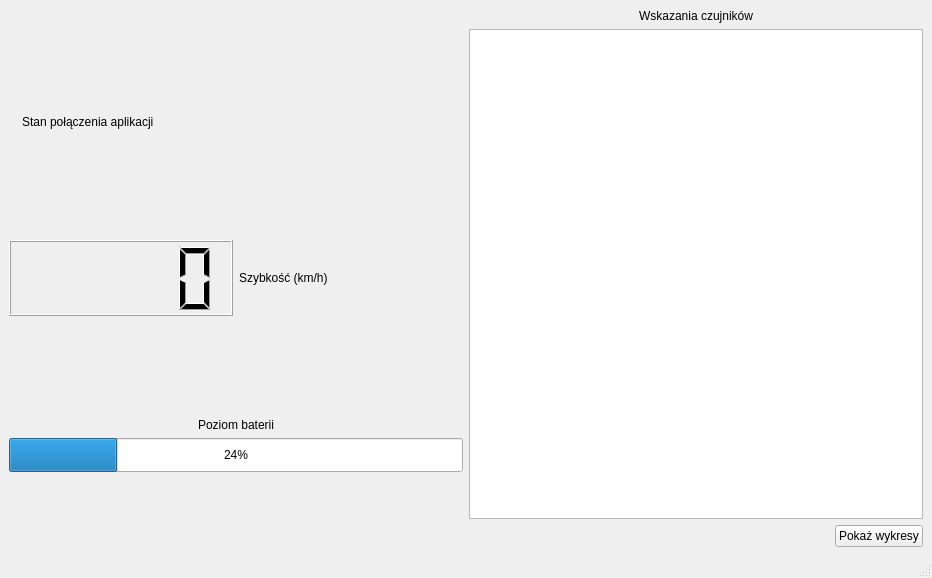
<?xml version="1.0" encoding="UTF-8"?>
<ui version="4.0">
 <class>MainWindow</class>
 <widget class="QMainWindow" name="MainWindow">
  <property name="geometry">
   <rect>
    <x>0</x>
    <y>0</y>
    <width>932</width>
    <height>578</height>
   </rect>
  </property>
  <property name="windowTitle">
   <string>Okno główne aplikacji</string>
  </property>
  <widget class="QWidget" name="centralwidget">
   <layout class="QGridLayout" name="gridLayout_2">
    <item row="0" column="0">
     <layout class="QVBoxLayout" name="verticalLayout_2">
      <item>
       <spacer name="verticalSpacer_4">
        <property name="orientation">
         <enum>Qt::Vertical</enum>
        </property>
        <property name="sizeHint" stdset="0">
         <size>
          <width>20</width>
          <height>40</height>
         </size>
        </property>
       </spacer>
      </item>
      <item>
       <layout class="QHBoxLayout" name="horizontalLayout">
        <item>
         <widget class="QLabel" name="led">
          <property name="sizePolicy">
           <sizepolicy hsizetype="Fixed" vsizetype="Fixed">
            <horstretch>0</horstretch>
            <verstretch>0</verstretch>
           </sizepolicy>
          </property>
          <property name="autoFillBackground">
           <bool>true</bool>
          </property>
          <property name="text">
           <string/>
          </property>
          <property name="pixmap">
           <pixmap resource="../res.qrc">:/img/led_red.png</pixmap>
          </property>
          <property name="scaledContents">
           <bool>true</bool>
          </property>
          <property name="alignment">
           <set>Qt::AlignRight|Qt::AlignTrailing|Qt::AlignVCenter</set>
          </property>
         </widget>
        </item>
        <item>
         <widget class="QLabel" name="label">
          <property name="sizePolicy">
           <sizepolicy hsizetype="MinimumExpanding" vsizetype="MinimumExpanding">
            <horstretch>0</horstretch>
            <verstretch>0</verstretch>
           </sizepolicy>
          </property>
          <property name="maximumSize">
           <size>
            <width>300</width>
            <height>500</height>
           </size>
          </property>
          <property name="text">
           <string>Stan połączenia aplikacji</string>
          </property>
          <property name="scaledContents">
           <bool>true</bool>
          </property>
          <property name="alignment">
           <set>Qt::AlignLeading|Qt::AlignLeft|Qt::AlignVCenter</set>
          </property>
         </widget>
        </item>
        <item>
         <spacer name="horizontalSpacer_2">
          <property name="orientation">
           <enum>Qt::Horizontal</enum>
          </property>
          <property name="sizeHint" stdset="0">
           <size>
            <width>40</width>
            <height>20</height>
           </size>
          </property>
         </spacer>
        </item>
       </layout>
      </item>
      <item>
       <spacer name="verticalSpacer_3">
        <property name="orientation">
         <enum>Qt::Vertical</enum>
        </property>
        <property name="sizeHint" stdset="0">
         <size>
          <width>20</width>
          <height>40</height>
         </size>
        </property>
       </spacer>
      </item>
      <item>
       <layout class="QHBoxLayout" name="horizontalLayout_2">
        <item>
         <widget class="QLCDNumber" name="lcdNumber">
          <property name="sizePolicy">
           <sizepolicy hsizetype="MinimumExpanding" vsizetype="MinimumExpanding">
            <horstretch>0</horstretch>
            <verstretch>0</verstretch>
           </sizepolicy>
          </property>
          <property name="minimumSize">
           <size>
            <width>100</width>
            <height>0</height>
           </size>
          </property>
          <property name="maximumSize">
           <size>
            <width>16777215</width>
            <height>16777215</height>
           </size>
          </property>
          <property name="segmentStyle">
           <enum>QLCDNumber::Filled</enum>
          </property>
         </widget>
        </item>
        <item>
         <widget class="QLabel" name="label_2">
          <property name="sizePolicy">
           <sizepolicy hsizetype="MinimumExpanding" vsizetype="MinimumExpanding">
            <horstretch>0</horstretch>
            <verstretch>0</verstretch>
           </sizepolicy>
          </property>
          <property name="text">
           <string>Szybkość (km/h)</string>
          </property>
          <property name="scaledContents">
           <bool>true</bool>
          </property>
          <property name="alignment">
           <set>Qt::AlignLeading|Qt::AlignLeft|Qt::AlignVCenter</set>
          </property>
         </widget>
        </item>
       </layout>
      </item>
      <item>
       <spacer name="verticalSpacer_2">
        <property name="orientation">
         <enum>Qt::Vertical</enum>
        </property>
        <property name="sizeHint" stdset="0">
         <size>
          <width>20</width>
          <height>40</height>
         </size>
        </property>
       </spacer>
      </item>
      <item>
       <layout class="QVBoxLayout" name="verticalLayout">
        <item>
         <widget class="QLabel" name="label_3">
          <property name="sizePolicy">
           <sizepolicy hsizetype="MinimumExpanding" vsizetype="MinimumExpanding">
            <horstretch>0</horstretch>
            <verstretch>0</verstretch>
           </sizepolicy>
          </property>
          <property name="text">
           <string>Poziom baterii</string>
          </property>
          <property name="scaledContents">
           <bool>true</bool>
          </property>
          <property name="alignment">
           <set>Qt::AlignBottom|Qt::AlignHCenter</set>
          </property>
         </widget>
        </item>
        <item>
         <widget class="QProgressBar" name="progressBar">
          <property name="sizePolicy">
           <sizepolicy hsizetype="Expanding" vsizetype="MinimumExpanding">
            <horstretch>0</horstretch>
            <verstretch>0</verstretch>
           </sizepolicy>
          </property>
          <property name="value">
           <number>24</number>
          </property>
         </widget>
        </item>
       </layout>
      </item>
      <item>
       <spacer name="verticalSpacer">
        <property name="orientation">
         <enum>Qt::Vertical</enum>
        </property>
        <property name="sizeHint" stdset="0">
         <size>
          <width>20</width>
          <height>40</height>
         </size>
        </property>
       </spacer>
      </item>
     </layout>
    </item>
    <item row="0" column="1">
     <layout class="QGridLayout" name="gridLayout">
      <item row="2" column="1">
       <widget class="QPushButton" name="pushButton">
        <property name="text">
         <string>Pokaż wykresy</string>
        </property>
       </widget>
      </item>
      <item row="2" column="0">
       <spacer name="horizontalSpacer">
        <property name="orientation">
         <enum>Qt::Horizontal</enum>
        </property>
        <property name="sizeHint" stdset="0">
         <size>
          <width>78</width>
          <height>20</height>
         </size>
        </property>
       </spacer>
      </item>
      <item row="0" column="0" colspan="2">
       <widget class="QLabel" name="label_4">
        <property name="maximumSize">
         <size>
          <width>16777215</width>
          <height>60</height>
         </size>
        </property>
        <property name="text">
         <string>Wskazania czujników</string>
        </property>
        <property name="alignment">
         <set>Qt::AlignCenter</set>
        </property>
       </widget>
      </item>
      <item row="1" column="0" colspan="2">
       <widget class="QGraphicsView" name="graphicsView"/>
      </item>
     </layout>
    </item>
   </layout>
  </widget>
  <widget class="QStatusBar" name="statusBar"/>
  <action name="actionPrzet_umacz">
   <property name="text">
    <string>Przetłumacz</string>
   </property>
  </action>
  <action name="actionPolski">
   <property name="text">
    <string>Polski</string>
   </property>
  </action>
  <action name="actionEnglish">
   <property name="text">
    <string>English</string>
   </property>
  </action>
 </widget>
 <resources>
  <include location="../res.qrc"/>
 </resources>
 <connections/>
</ui>
